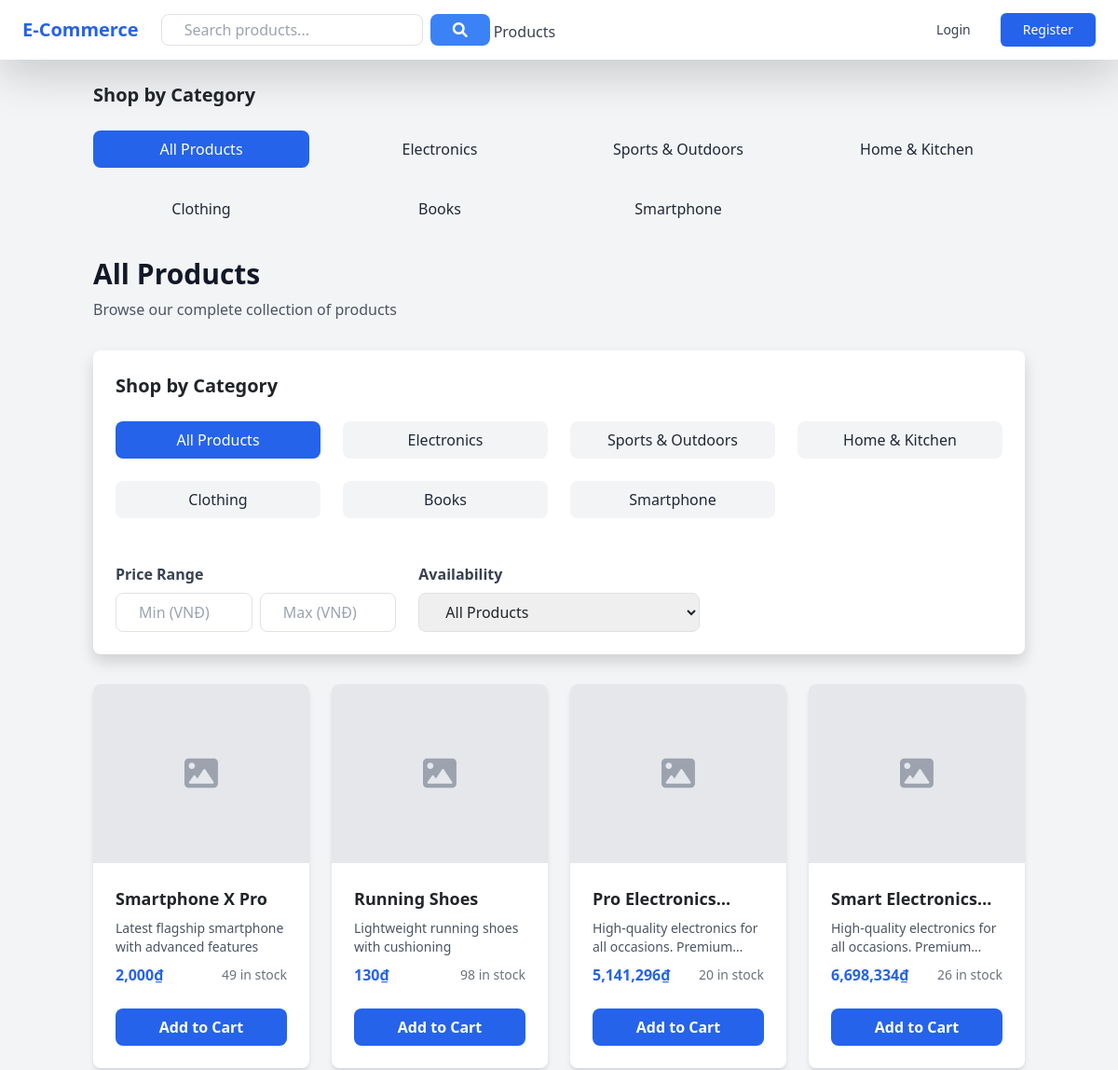
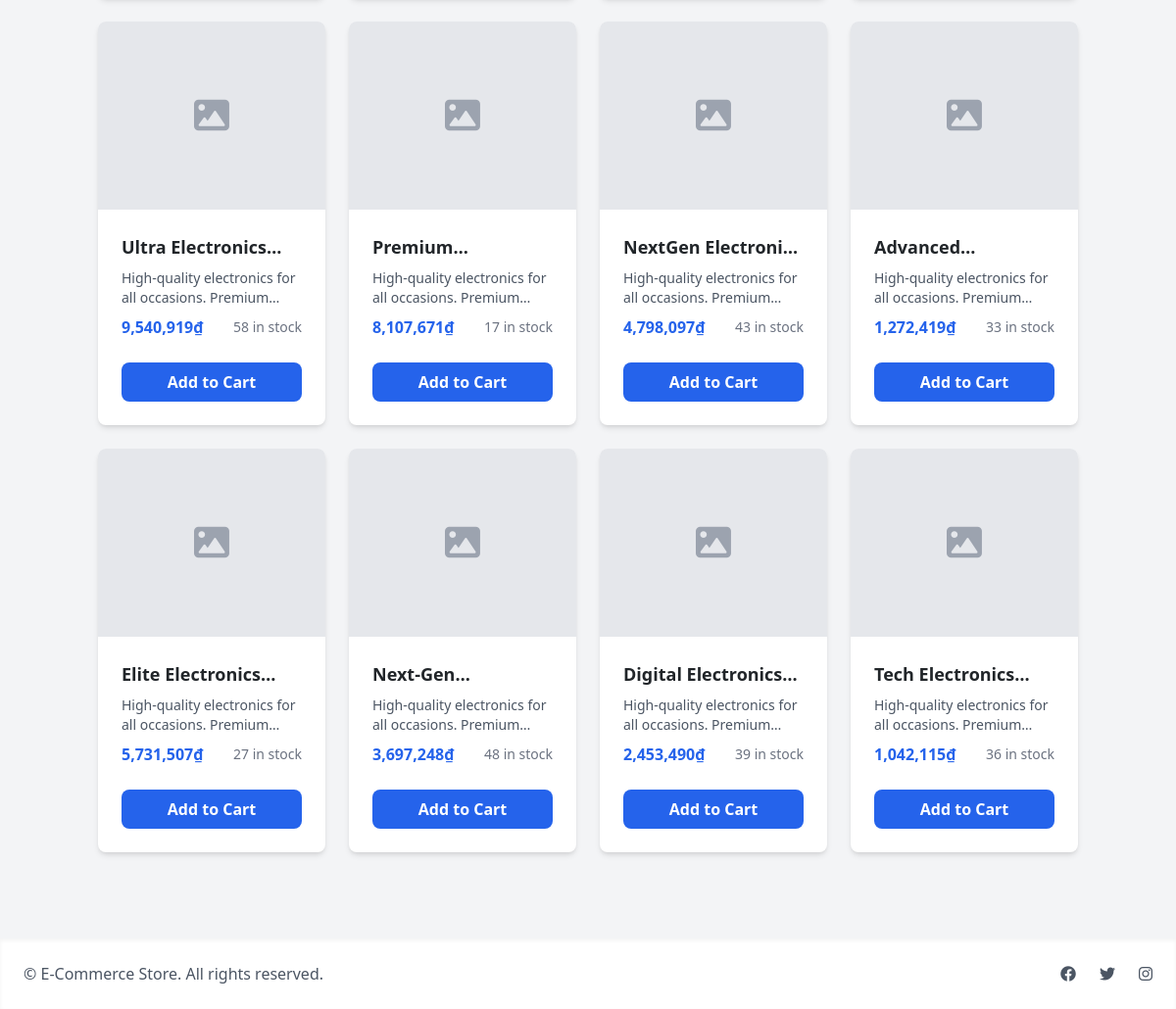
The app's page /products/products with its own data (2 pictures, top to bottom).
### models/category.py (models this page shows, shortened)
class Category(db.Model):
    __tablename__ = 'categories'
    id = db.Column(db.Integer, primary_key=True)
    name = db.Column(db.String(100), nullable=False, unique=True)
    slug = db.Column(db.String(100), nullable=False, unique=True)
    description = db.Column(db.Text)
    has_sizes = db.Column(db.Boolean, default=False)  # For categories like clothing/footwear
    created_at = db.Column(db.DateTime, default=datetime.utcnow)
    updated_at = db.Column(db.DateTime, default=datetime.utcnow, onupdate=datetime.utcnow)
    products = db.relationship('Product', back_populates='category', lazy=True)

### models/product.py (models this page shows, shortened)
class Product(db.Model):
    __tablename__ = 'products'
    id = db.Column(db.Integer, primary_key=True)
    name = db.Column(db.String(200), nullable=False)
    description = db.Column(db.Text)
    price = db.Column(db.Integer, nullable=False)
    discount_price = db.Column(db.Integer, nullable=True)  # Price after discount in VND
    stock = db.Column(db.Integer, default=0)  # Total stock across all sizes for sized products
    image_url = db.Column(db.String(500))  # Kept for backward compatibility
    category_id = db.Column(db.Integer, db.ForeignKey('categories.id'), nullable=False)
    sku = db.Column(db.String(50), unique=True)
    is_active = db.Column(db.Boolean, default=True)
    has_sizes = db.Column(db.Boolean, default=False)  # Whether product needs sizes (clothing/footwear)
    created_at = db.Column(db.DateTime, default=datetime.utcnow)
    updated_at = db.Column(db.DateTime, default=datetime.utcnow, onupdate=datetime.utcnow)
    cart_items = db.relationship('CartItem',
                              back_populates='product',
                              lazy=True,
                              cascade='all, delete-orphan')
    order_items = db.relationship('OrderItem', back_populates='product', lazy=True)
    colors = db.relationship('ProductColor', back_populates='product',
                           lazy=True, cascade='all, delete-orphan')
    images = db.relationship('ProductImage', backref='product', lazy=True,
                           cascade='all, delete-orphan',
                           order_by='ProductImage.is_primary.desc()')
    category = db.relationship('Category', back_populates='products', lazy=True)
    sizes = db.relationship('ProductSize', back_populates='product',
                          lazy=True, cascade='all, delete-orphan')
    @property
    def primary_image(self):
        if self.images:
            primary = next((img for img in self.images if img.is_primary), None)
            return primary or self.images[0]
        return None
    @property
    def price_display(self):
        if self.discount_price is not None:
            return "{:,.0f}".format(self.discount_price)
        return "{:,.0f}".format(self.price)
    @property
    def has_discount(self):
        return bool(self.discount_price is not None and self.discount_price < self.price)

### routes/products.py (the view)
@products_bp.route('/products')
def index():
    page = request.args.get('page', 1, type=int)
    categories = request.args.getlist('categories')
    min_price = request.args.get('min_price', type=float)
    max_price = request.args.get('max_price', type=float)
    in_stock = request.args.get('in_stock', type=int)
    query = get_filtered_query(
        categories=categories,
        min_price=min_price,
        max_price=max_price,
        in_stock=in_stock
    )
    products = query.paginate(
        page=page,
        per_page=current_app.config['PRODUCTS_PER_PAGE'],
        error_out=False
    )
    all_categories = Category.query.all()
    return render_template(
        'products/index.html',
        products=products,
        categories=all_categories,
        selected_categories=categories,
        min_price=min_price,
        max_price=max_price,
        in_stock=in_stock
    )

### templates/products/index.html (shortened to what this page needs)
{% extends "base.html" %}
{% block content %}
<div class="container mx-auto">
    <div class="mb-8">
        <h2 class="text-xl font-semibold mb-4">Shop by Category</h2>
        <div class="grid grid-cols-2 md:grid-cols-3 lg:grid-cols-4 gap-4">
            <a href="{{ url_for('products.index') }}"
               class="px-4 py-2 rounded-lg bg-blue-600 text-white text-center transition">
                All Products
            </a>
            {% for cat in categories %}
            <a href="{{ url_for('products.category_view', category_name=cat.name) }}"
               class="px-4 py-2 rounded-lg bg-gray-100 text-gray-800 hover:bg-gray-200 text-center transition">
                {{ cat.name }}
            </a>
            {% endfor %}
        </div>
    </div>
    <div class="mb-8">
        <h1 class="text-3xl font-bold text-gray-900">All Products</h1>
        <p class="text-gray-600 mt-2">Browse our complete collection of products</p>
    </div>
    <div class="bg-white rounded-lg shadow p-6 mb-8">
        <form method="GET" id="filterForm" class="grid grid-cols-1 md:grid-cols-3 gap-6">
            <div class="col-span-1 md:col-span-3 mb-6">
                <h2 class="text-xl font-semibold mb-4">Shop by Category</h2>
                <div class="grid grid-cols-2 md:grid-cols-3 lg:grid-cols-4 gap-4">
                    <a href="{{ url_for('products.index') }}"
                       class="px-4 py-2 rounded-lg {% if not category %}bg-blue-600 text-white{% else %}bg-gray-100 text-gray-800 hover:bg-gray-200{% endif %} text-center transition">
                        All Products
                    </a>
                    {% for cat in categories %}
                    <a href="{{ url_for('products.category_view', category_name=cat.name) }}"
                       class="px-4 py-2 rounded-lg {% if category == cat.name %}bg-blue-600 text-white{% else %}bg-gray-100 text-gray-800 hover:bg-gray-200{% endif %} text-center transition">
                        {{ cat.name }}
                    </a>
                    {% endfor %}
                </div>
            </div>
            <div>
                <label class="block text-gray-700 font-semibold mb-2">Price Range</label>
                <div class="grid grid-cols-2 gap-2">
                    <input type="number"
                           id="min_price"
                           name="min_price"
                           value="{{ min_price or '' }}"
                           step="1000"
                           min="0"
                           class="w-full px-4 py-2 border border-gray-300 rounded-lg focus:outline-none focus:border-blue-500"
                           placeholder="Min (VNĐ)">
                    <input type="number"
                           id="max_price"
                           name="max_price"
                           value="{{ max_price or '' }}"
                           step="1000"
                           min="0"
                           class="w-full px-4 py-2 border border-gray-300 rounded-lg focus:outline-none focus:border-blue-500"
                           placeholder="Max (VNĐ)">
                </div>
            </div>
            <div>
                <label for="in_stock" class="block text-gray-700 font-semibold mb-2">Availability</label>
                <select id="in_stock"
                        name="in_stock"
                        class="w-full px-4 py-2 border border-gray-300 rounded-lg focus:outline-none focus:border-blue-500">
                    <option value="">All Products</option>
                </select>
            </div>
        </form>
    </div>
    <div class="mb-8" id="productsContainer">
        {% include "products/_product_list.html" %}
    </div>
</div>
{% endblock %}

### templates/products/_product_list.html (shortened to what this page needs)
{% if products.items %}
<div class="grid grid-cols-1 md:grid-cols-3 lg:grid-cols-4 gap-6">
    {% for product in products.items %}
    <div class="bg-white rounded-lg shadow-md overflow-hidden hover:shadow-lg transition duration-300">
        <a href="{{ url_for('products.detail', id=product.id) }}" class="block relative">
            {% if product.primary_image or product.image_url %}
                <img src="{{ url_for('static', filename='uploads/' + (product.primary_image.image_url if product.primary_image else product.image_url)) }}"
                     alt="{{ product.name }}"
                     class="w-full h-48 object-cover">
            {% else %}
                <div class="w-full h-48 bg-gray-200 flex items-center justify-center">
                    <i class="fas fa-image text-gray-400 text-4xl"></i>
                </div>
            {% endif %}
            <div class="p-4">
                <h3 class="text-lg font-semibold mb-2 line-clamp-1">{{ product.name }}</h3>
                <p class="text-gray-600 mb-2 text-sm line-clamp-2">{{ product.description }}</p>
                <div class="flex justify-between items-center">
                    <div>
                        <span class="text-blue-600 font-bold">{{ product.price_display }}₫</span>
                    </div>
                    <span class="text-sm text-gray-500">
                        {% if product.stock > 0 %}
                        {{ product.stock }} in stock
                        {% else %}
                        Out of stock
                        {% endif %}
                    </span>
                </div>
            </div>
        </a>
        {% if product.stock > 0 %}
        <div class="px-4 pb-4">
            <form action="{{ url_for('cart.add_to_cart', product_id=product.id) }}" method="POST" class="add-to-cart-form">
                <button type="submit"
                        class="w-full bg-blue-600 text-white py-2 rounded-lg font-semibold hover:bg-blue-700 transition duration-300">
                    Add to Cart
                </button>
            </form>
        </div>
        {% endif %}
    </div>
    {% endfor %}
</div>
{% else %}
<div class="text-center py-12">
    <i class="fas fa-search text-gray-400 text-4xl mb-4"></i>
    <h3 class="text-xl font-semibold text-gray-700 mb-2">No Products Found</h3>
    <p class="text-gray-500">Try adjusting your search or filter to find what you're looking for.</p>
</div>
{% endif %}

### records on screen
Category: name "Electronics"
Category: name "Sports & Outdoors"
Category: name "Home & Kitchen"
Category: name "Clothing"
Category: name "Books"
Category: name "Smartphone"
Product: name "Smartphone X Pro", description "Latest flagship smartphone with advanced features", price_display "2,000", stock "49"
Product: name "Running Shoes", description "Lightweight running shoes with cushioning", price_display "130", stock "98"
Product: name "Pro…", description "High-quality electronics for all occasions.…", price_display "5,141,296", stock "20"
Product: name "Smart…", description "High-quality electronics for all occasions.…", price_display "6,698,334", stock "26"
Product: name "Ultra…", description "High-quality electronics for all occasions.…", price_display "9,540,919", stock "58"
Product: description "High-quality electronics for all occasions.…", price_display "8,107,671", stock "17"
Product: name "NextGen…", description "High-quality electronics for all occasions.…", price_display "4,798,097", stock "43"
Product: description "High-quality electronics for all occasions.…", price_display "1,272,419", stock "33"
Product: name "Elite…", description "High-quality electronics for all occasions.…", price_display "5,731,507", stock "27"
Product: description "High-quality electronics for all occasions.…", price_display "3,697,248", stock "48"
Product: name "Digital…", description "High-quality electronics for all occasions.…", price_display "2,453,490", stock "39"
Product: name "Tech…", description "High-quality electronics for all occasions.…", price_display "1,042,115", stock "36"
